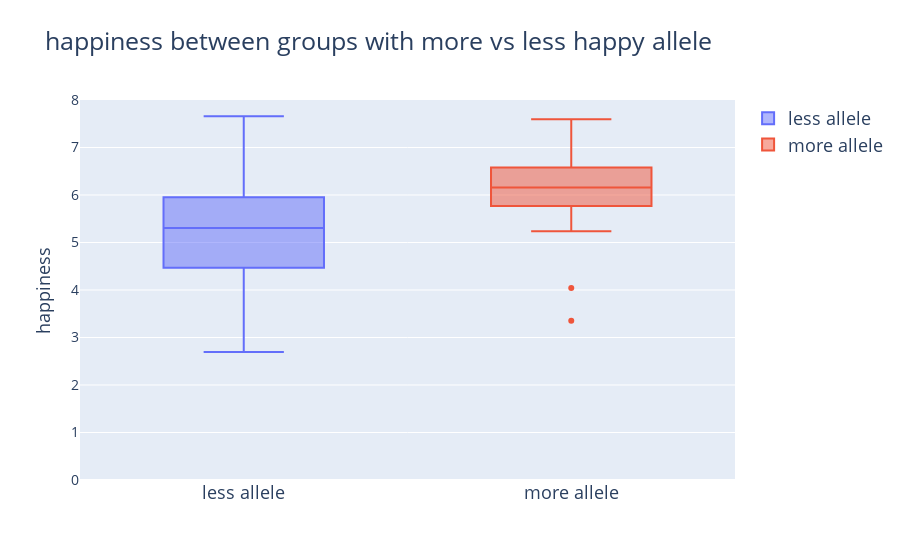

Notebook code for this chart:
### Code cell
trace0=go.Box(y=df_2016['happiness'][df_2016['happy_gene']==0].values, 
                name="less allele")
trace1=go.Box(y=df_2016['happiness'][df_2016['happy_gene']==1].values,
                name="more allele")
data = [trace0, trace1]
layout = go.Layout(title="happiness between groups with more vs less happy allele",
                   font=dict(size=18),
                   yaxis=dict(range=[0, 8], title=dict(text="happiness", font=dict(size=18)),
                              tickfont=dict(size=14)))
fig = go.Figure(data=data, layout=layout)
py.iplot(fig)

### Figure 1 — Plotly figure (JSON) as saved in the notebook; plotly's stock layout.template omitted (floating-point values rounded to 4 significant figures)
{"data": [{"name": "less allele", "type": "box", "y": [4.22, 4.511, 5.341, 4.325, 7.25, 7.048, 5.304, 6.17, 4.556, 5.178, 6.949, 4.007, 5.181, 3.499, 4.838, 4.206, 4.461, 4.816, 7.245, 2.693, 4.029, 5.325, 4.119, 4.522, 5.417, 5.795, 6.736, 4.557, 5.65, 4.298, 7.66, 6.475, 4.832, 4.448, 6.874, 4.514, 5.303, 3.603, 5.498, 5.449, 7.51, 4.179, 5.136, 4.653, 4.413, 7.041, 7.159, 5.955, 4.543, 5.955, 5.271, 5.534, 4.396, 5.759, 5.947, 4.857, 5.94, 5.271, 3.808, 3.355, 5.434, 5.866, 6.967, 5.346, 3.663, 3.476, 4.016, 6.591, 4.472, 5.61, 5.578, 5.057, 5.304, 5.386, 4.623, 5.1, 7.541, 7.226, 4.235, 5.22, 5.827, 5.549, 4.907, 5.431, 6.162, 5.447, 5.969, 5.855, 3.333, 6.474, 4.595, 5.753, 4.733, 6.033, 5.993, 5.937, 4.668, 4.77, 5.971, 2.888, 6.319, 7.459, 6.513, 5.104, 2.903, 6.074, 3.879, 4.521, 5.326, 5.887, 4.233, 4.029, 6.831, 6.824, 6.804, 5.893, 5.062, 3.826, 4.348, 3.735]}, {"name": "more allele", "type": "box", "y": [6.427, 5.77, 6.375, 6.579, 6.234, 7.136, 7.558, 5.239, 6.115, 6.14, 6.359, 3.352, 5.648, 6.824, 6.013, 7.596, 6.118, 5.801, 5.701, 7.369, 6.171, 4.041]}], "layout": {"font": {"size": 18}, "title": {"text": "happiness between groups with more vs less happy allele"}, "yaxis": {"range": [0, 8], "tickfont": {"size": 14}, "title": {"font": {"size": 18}, "text": "happiness"}}}}
